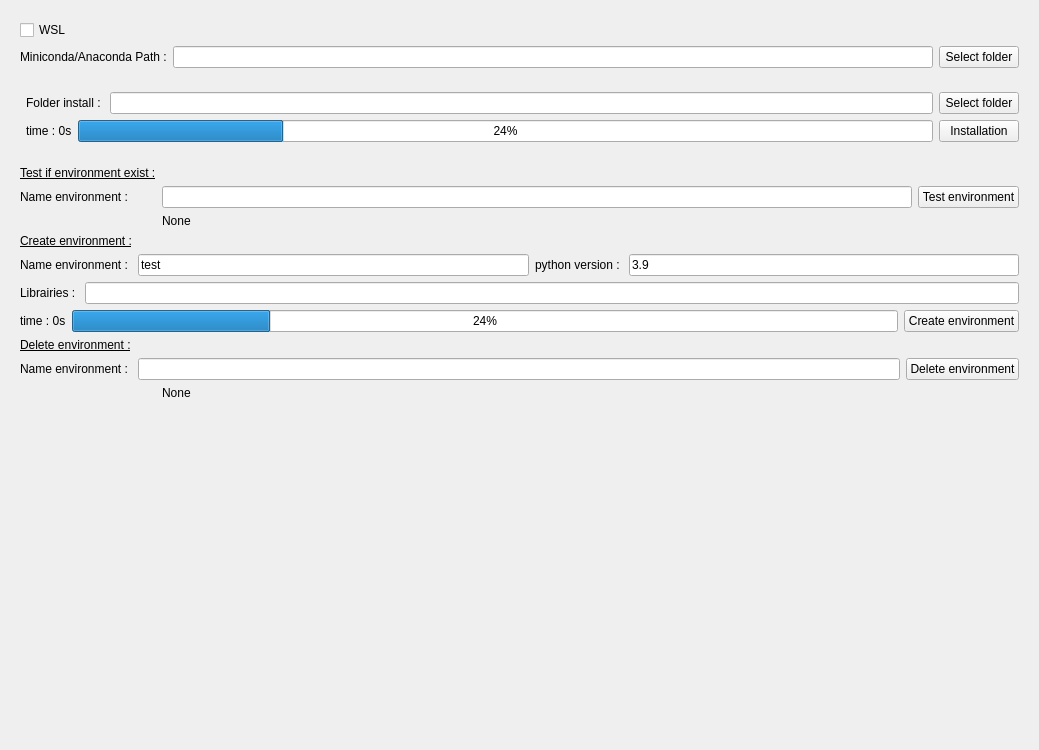
<?xml version="1.0" encoding="UTF-8"?>
<ui version="4.0">
 <class>CondaSetUp</class>
 <widget class="qMRMLWidget" name="CondaSetUp">
  <property name="geometry">
   <rect>
    <x>0</x>
    <y>0</y>
    <width>1039</width>
    <height>750</height>
   </rect>
  </property>
  <layout class="QVBoxLayout" name="verticalLayout">
   <item>
    <widget class="ctkCollapsibleButton" name="inputsCollapsibleButton" native="true">
     <property name="text" stdset="0">
      <string>Inputs</string>
     </property>
     <layout class="QFormLayout" name="formLayout_2">
      <item row="2" column="0">
       <widget class="QLabel" name="label_1">
        <property name="text">
         <string>Miniconda/Anaconda Path :</string>
        </property>
       </widget>
      </item>
      <item row="2" column="1">
       <layout class="QHBoxLayout" name="horizontalLayout_5">
        <item>
         <widget class="QLineEdit" name="lineEditPathFolder"/>
        </item>
        <item>
         <widget class="QPushButton" name="buttonCondaFolder">
          <property name="text">
           <string>Select folder</string>
          </property>
         </widget>
        </item>
        <item>
         <layout class="QHBoxLayout" name="horizontalLayout_6"/>
        </item>
       </layout>
      </item>
      <item row="1" column="0">
       <widget class="QCheckBox" name="checkBoxWsl">
        <property name="text">
         <string>WSL</string>
        </property>
       </widget>
      </item>
     </layout>
    </widget>
   </item>
   <item>
    <widget class="ctkCollapsibleButton" name="outputsCollapsibleButton" native="true">
     <property name="text" stdset="0">
      <string>Outputs</string>
     </property>
     <layout class="QFormLayout" name="formLayout_4">
      <item row="0" column="1">
       <layout class="QVBoxLayout" name="verticalLayout_8">
        <item>
         <layout class="QHBoxLayout" name="horizontalLayout_14">
          <item>
           <widget class="QLabel" name="folderInstallLabel">
            <property name="text">
             <string>Folder install : </string>
            </property>
           </widget>
          </item>
          <item>
           <widget class="QLineEdit" name="folderInstallLineEdit"/>
          </item>
          <item>
           <widget class="QPushButton" name="folderInstallButton">
            <property name="text">
             <string>Select folder</string>
            </property>
           </widget>
          </item>
         </layout>
        </item>
        <item>
         <layout class="QHBoxLayout" name="horizontalLayout_15">
          <item>
           <widget class="QLabel" name="timeInstallation">
            <property name="text">
             <string>time : 0s</string>
            </property>
           </widget>
          </item>
          <item>
           <widget class="QProgressBar" name="progressBarInstallation">
            <property name="value">
             <number>24</number>
            </property>
           </widget>
          </item>
          <item alignment="Qt::AlignRight">
           <widget class="QPushButton" name="installButton">
            <property name="minimumSize">
             <size>
              <width>80</width>
              <height>20</height>
             </size>
            </property>
            <property name="text">
             <string>Installation</string>
            </property>
           </widget>
          </item>
         </layout>
        </item>
       </layout>
      </item>
     </layout>
    </widget>
   </item>
   <item>
    <widget class="ctkCollapsibleButton" name="advancedCollapsibleButton" native="true">
     <property name="text" stdset="0">
      <string>Advanced</string>
     </property>
     <property name="collapsed" stdset="0">
      <bool>true</bool>
     </property>
     <layout class="QFormLayout" name="formLayout_3">
      <item row="0" column="0">
       <widget class="QLabel" name="label_2">
        <property name="text">
         <string>&lt;html&gt;&lt;head/&gt;&lt;body&gt;&lt;p&gt;&lt;span style=&quot; text-decoration: underline;&quot;&gt;Test if environment exist :&lt;/span&gt;&lt;/p&gt;&lt;/body&gt;&lt;/html&gt;</string>
        </property>
       </widget>
      </item>
      <item row="2" column="0">
       <widget class="QLabel" name="TestEnvlabel">
        <property name="text">
         <string>Name environment : </string>
        </property>
       </widget>
      </item>
      <item row="2" column="1">
       <layout class="QHBoxLayout" name="horizontalLayout_12">
        <item>
         <layout class="QHBoxLayout" name="horizontalLayout_13">
          <item>
           <widget class="QLineEdit" name="TestEnvlineEdit"/>
          </item>
          <item>
           <layout class="QVBoxLayout" name="verticalLayout_5">
            <item>
             <widget class="QPushButton" name="TestEnvButton">
              <property name="text">
               <string>Test environment</string>
              </property>
             </widget>
            </item>
           </layout>
          </item>
         </layout>
        </item>
       </layout>
      </item>
      <item row="3" column="1">
       <widget class="QLabel" name="TestEnvResultlabel">
        <property name="text">
         <string>None</string>
        </property>
       </widget>
      </item>
      <item row="4" column="0">
       <widget class="QLabel" name="label_3">
        <property name="text">
         <string>&lt;html&gt;&lt;head/&gt;&lt;body&gt;&lt;p&gt;&lt;span style=&quot; text-decoration: underline;&quot;&gt;Create environment :&lt;/span&gt;&lt;/p&gt;&lt;/body&gt;&lt;/html&gt;</string>
        </property>
       </widget>
      </item>
      <item row="5" column="0" colspan="2">
       <layout class="QVBoxLayout" name="verticalLayout_12">
        <item>
         <layout class="QHBoxLayout" name="horizontalLayout_17">
          <item>
           <widget class="QLabel" name="label_nameEnv">
            <property name="text">
             <string>Name environment : </string>
            </property>
           </widget>
          </item>
          <item>
           <widget class="QLineEdit" name="lineEdit_nameEnv">
            <property name="text">
             <string>test</string>
            </property>
           </widget>
          </item>
          <item>
           <widget class="QLabel" name="label_pythonVersion">
            <property name="text">
             <string>python version : </string>
            </property>
           </widget>
          </item>
          <item>
           <widget class="QLineEdit" name="lineEditPythonVersion">
            <property name="text">
             <string>3.9</string>
            </property>
           </widget>
          </item>
         </layout>
        </item>
       </layout>
      </item>
      <item row="6" column="0" colspan="2">
       <layout class="QVBoxLayout" name="verticalLayout_9">
        <item>
         <layout class="QHBoxLayout" name="horizontalLayout_19">
          <item>
           <widget class="QLabel" name="label_Lib">
            <property name="text">
             <string>Librairies : </string>
            </property>
           </widget>
          </item>
          <item>
           <widget class="QLineEdit" name="lineEditLib">
            <property name="text">
             <string/>
            </property>
           </widget>
          </item>
         </layout>
        </item>
       </layout>
      </item>
      <item row="7" column="0" colspan="2">
       <layout class="QHBoxLayout" name="horizontalLayout_20">
        <item>
         <widget class="QLabel" name="timeCreationEnv">
          <property name="text">
           <string>time : 0s</string>
          </property>
         </widget>
        </item>
        <item>
         <widget class="QProgressBar" name="CreateEnvprogressBar">
          <property name="value">
           <number>24</number>
          </property>
         </widget>
        </item>
        <item alignment="Qt::AlignRight">
         <widget class="QPushButton" name="CreateEnvButton">
          <property name="minimumSize">
           <size>
            <width>80</width>
            <height>0</height>
           </size>
          </property>
          <property name="text">
           <string>Create environment</string>
          </property>
         </widget>
        </item>
       </layout>
      </item>
      <item row="8" column="0">
       <widget class="QLabel" name="label_6">
        <property name="text">
         <string>&lt;html&gt;&lt;head/&gt;&lt;body&gt;&lt;p&gt;&lt;span style=&quot; text-decoration: underline;&quot;&gt;Delete environment :&lt;/span&gt;&lt;/p&gt;&lt;/body&gt;&lt;/html&gt;</string>
        </property>
       </widget>
      </item>
      <item row="10" column="0" colspan="2">
       <layout class="QHBoxLayout" name="horizontalLayout_22">
        <item>
         <widget class="QLabel" name="label_4">
          <property name="text">
           <string>Name environment : </string>
          </property>
         </widget>
        </item>
        <item>
         <widget class="QLineEdit" name="deleteLineEdit"/>
        </item>
        <item>
         <widget class="QPushButton" name="deletePushButton">
          <property name="text">
           <string>Delete environment</string>
          </property>
         </widget>
        </item>
       </layout>
      </item>
      <item row="13" column="1">
       <widget class="QLabel" name="resultDeleteLabel">
        <property name="text">
         <string>None</string>
        </property>
       </widget>
      </item>
     </layout>
    </widget>
   </item>
   <item>
    <spacer name="verticalSpacer">
     <property name="orientation">
      <enum>Qt::Vertical</enum>
     </property>
     <property name="sizeHint" stdset="0">
      <size>
       <width>20</width>
       <height>40</height>
      </size>
     </property>
    </spacer>
   </item>
  </layout>
 </widget>
 <customwidgets>
  <customwidget>
   <class>qMRMLWidget</class>
   <extends>QWidget</extends>
   <header>qMRMLWidget.h</header>
   <container>1</container>
  </customwidget>
  <customwidget>
   <class>ctkCollapsibleButton</class>
   <extends>QWidget</extends>
   <header>ctkCollapsibleButton.h</header>
   <container>1</container>
  </customwidget>
 </customwidgets>
 <resources/>
 <connections/>
</ui>
